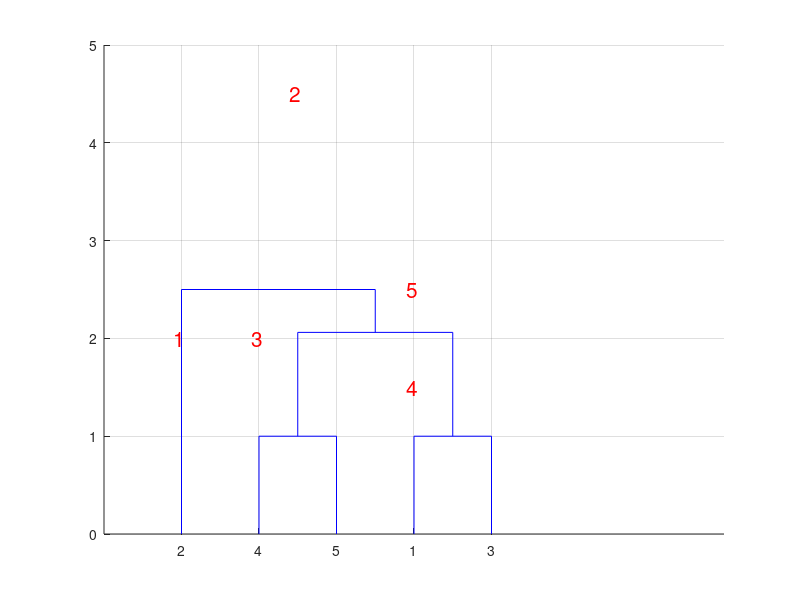

MATLAB code for this plot:
% agglomDemo
% Based on http://www.mathworks.com/access/helpdesk/help/toolbox/stats/index.html

if 0 % Alpaydin data
X = [1 3;
     1 4;
     5 2;
     5 1;
     2 2;
     7 2];
end


X = [1 2;2.5 4.5;2 2;4 1.5;4 2.5]

figure;clf
axis on
grid on
N = size(X,1);
for i=1:N
  hold on
  h=text(X(i,1)-0.1, X(i,2), sprintf('%d', i));
  set(h,'fontsize',15,'color','r')
end
axis([0 8 0 5])

Y= pdist(X); % Euclidean distance
Z = linkage(Y); % single link
dendrogram(Z)
c = cophenet(Z,Y)


Y = pdist(X,'cityblock');
Z = linkage(Y,'average');
c = cophenet(Z,Y)
